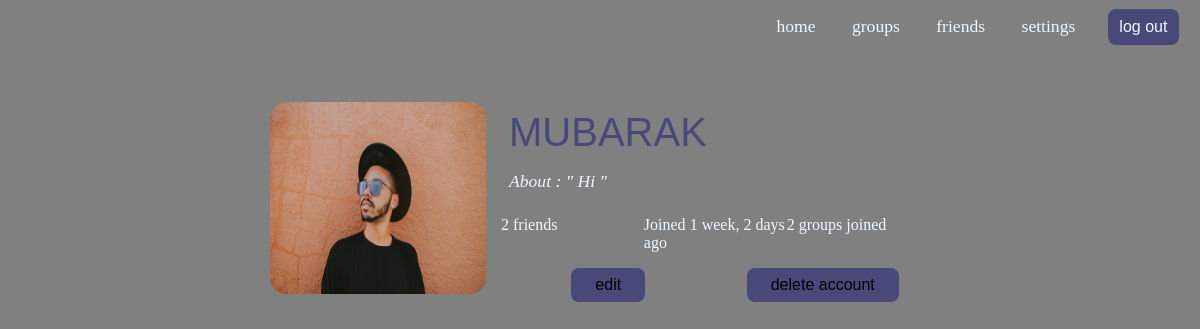
Page /settings/ (signed in) on the committed database.
### base/models.py (models this page shows)
class Profiles(models.Model):
    user = models.ForeignKey(User,on_delete=models.CASCADE)
    name = models.CharField(max_length=50,default='None')
    profile_pics = models.ImageField(upload_to='profile_images',default='image.jpg')
    date_joined = models.DateTimeField(auto_now_add=True)
    about = models.CharField(max_length=50, default='Hi')
    user_friends = models.ManyToManyField('friends',related_name='my_friends', blank=True)

### base/views.py (the view)
# urls.py: path('settings/',views.settings, name='settings' ),
@login_required(login_url='/signin')
def settings(request):
    user = Profiles.objects.get(name=request.user.username)
    groups = groupstable.objects.filter(participants=user).count()
    form = AccountSettingsForm()
    updatable = False
    if request.method == 'POST' and updatable == False:
        updatable = True
    context = {'user':user,'groups':groups,'updatable':updatable,'form':form}
    return render(request,'settings.html',context=context)

### base/forms.py
class AccountSettingsForm(Form):
    username = forms.CharField(min_length=3,max_length=20)
    password = forms.CharField(widget=forms.PasswordInput())
    profile_picture = forms.ImageField()
    about = forms.CharField(max_length=50)
    email = forms.EmailField()

### base/templates/settings.html (shortened to what this page needs)
{% extends 'base.html' %}
{% load static %}
{% block content %}
<div class="settings-page">
    <div class="all">
        <div class="left">
            <img src='/media/profile_images/{{user.id}}.jpg' >
        </div>
        <div class="right">
            <div class="username">{{ user.name }}</div>
            <div class="user-about">About :  " {{ user.about }} "</div>
            <div class="other-info">
                <span>{{ user.user_friends.count }} friends</span>
                <span>Joined {{ user.date_joined|timesince }} ago</span>
                <span>{{ groups }} groups joined</span>
            </div>
            <div class="edit-delete">
                <div><form action="" method="post">{% csrf_token %}<button>edit</button></form></div>
                <div><a href="{% url 'delete_account' %}"><button>delete account</button></a></div>
            </div>
        </div>
    </div>
</div>
{% endblock %}

### base/static/webfiles/style.css (style rules this page uses)
body { padding: 0; margin: 0; background-color: gray; font-size: 1.1rem; color: aliceblue; }
.settings-page { margin: 3rem 22.5% 3rem 22.5% ; max-width: 100%; }
.settings-page .all { width: 100%; display: flex; }
.settings-page .all .left { width: 35%; float: left; }
.settings-page .all .left img { width: 18vw; height: 12rem; border-radius: 1rem; }
.settings-page .right { width: 65%; }
.settings-page .right .username { padding: 0.5rem; text-transform: uppercase; color: #484879; font-size: 2.5rem; font-family: Impact, Haettenschweiler, 'Arial Narrow Bold', sans-serif; }
.settings-page .right .user-about { padding: 0.5rem; font-style: italic; margin-bottom: 1rem; }
.settings-page .right .other-info { width: 100%; display: flex; text-align: center; box-sizing: border-box; font-size: 1rem; margin-bottom: 1rem; }
.settings-page .right .other-info span { width: 33.3%; text-align: left; }
.settings-page .right .edit-delete { text-align: center; margin-bottom: 4rem; display: flex; box-sizing: border-box; }
.settings-page .right .edit-delete div { width: 50%; }
.settings-page .right .edit-delete button { padding: 0.5rem 1.5rem 0.5rem 1.5rem; background-color: #484879; border: none; border-radius: 0.5rem; font-size: 1rem; }

### rows in the picture
Profiles: name "MUBARAK", about "Hi", user_friends.count "2", date_joined "1 week, 2 days"

### other values in the picture
{{ groups }} "2"
